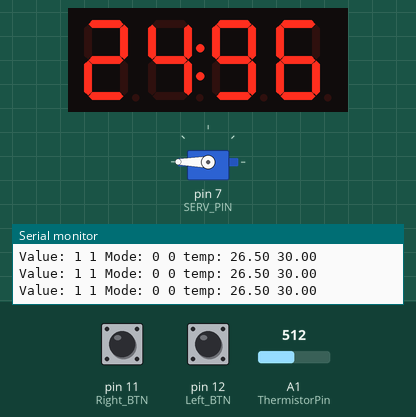
Recording of a sketch running on a simulated Arduino Uno, built with avr-gcc and run on an emulated ATmega328P. Parts: servo, 4-digit seven-segment display, the last lines printed to the serial monitor. The inputs (shaded band) are chosen by the test bench; at power-on: A1 (ThermistorPin) = 512, pin 11 (Right_BTN) HIGH, pin 12 (Left_BTN) HIGH.

Above: at 1.2 s.
1.3 s: A1 (ThermistorPin) set to 463
At 2.2 s:
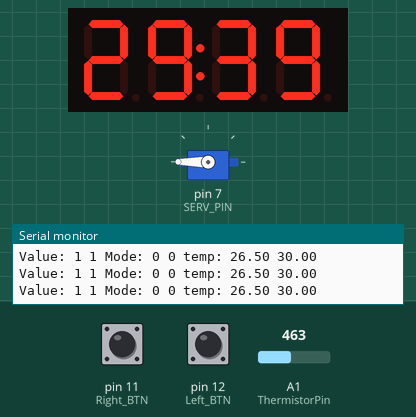
2.8 s: A1 (ThermistorPin) set to 444
At 3.3 s:
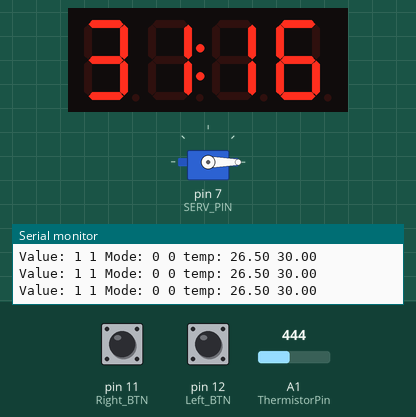
4.3 s: pin 11 (Right_BTN) pulled LOW for 0.15 s
At 4.6 s:
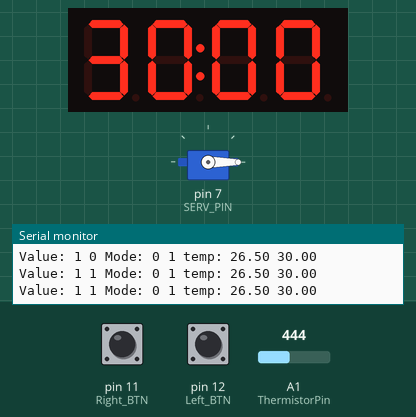
5.9 s: pin 12 (Left_BTN) pulled LOW for 0.15 s
At 6.7 s:
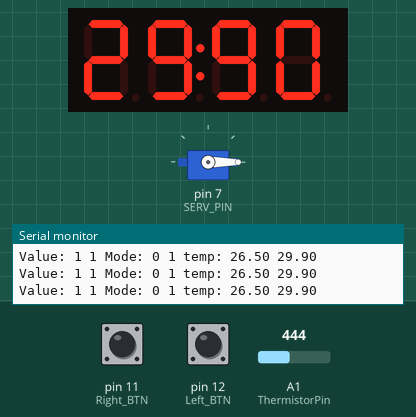
7.5 s: pin 12 (Left_BTN) pulled LOW for 1 s
Timing chart, 0 to 10.5 s (numbered marks = the images above; inputs shaded):
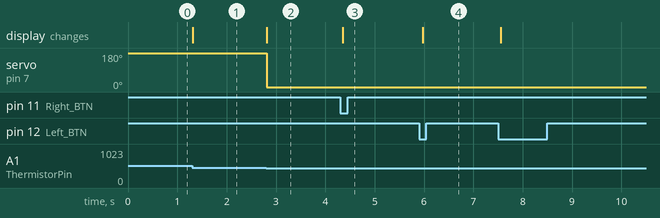

The sketch:

main.ino
```cpp
#include <GyverTM1637.h>
#include <Servo.h>

#define SERV_PIN 7
#define Left_BTN 12
#define Right_BTN 11

int ThermistorPin = A1;
float log_temp, temp;
float c1 = 0.001129148, c2 = 0.000234125, c3 = 0.0000000876741;  //коэффициенты Штейнхарта-Харта для термистора
float min_temp = 26.50;
float max_temp = 30.00;

unsigned long left_btn_press = 0;
unsigned long right_btn_press = 0;
bool left_btn_edit = false;
bool right_btn_edit = false;
bool left_btn_val = false;
bool right_btn_val = false;
bool left_btn_was_pressed = false;
bool right_btn_was_pressed = false;

int press_duration = 2000;
float temp_step = 0.1;

GyverTM1637 disp(5, 6);
Servo servo;

void setup() {
  Serial.begin(9600);

  pinMode(Left_BTN, INPUT_PULLUP);
  pinMode(Right_BTN, INPUT_PULLUP);

  servo.attach(SERV_PIN);

  disp.brightness(7);  // яркость, 0 - 7 (минимум - максимум)
  disp.point(true);
  disp.clear();
}

void display_float(float number) {
  String str_number = String(number);
  String fraction = str_number.substring(str_number.indexOf(".") + 1, str_number.length());
  String new_n = str_number.substring(0, str_number.indexOf(".")) + fraction;
  if (fraction.length() == 1) {
    new_n += "0";
  }
  disp.displayInt(new_n.toInt());
}

void check_temp() {
  log_temp = log(10000 * (1023.0 / (float)(1023 - analogRead(ThermistorPin)) - 1.0));
  temp = (1.0 / (c1 + c2 * log_temp + c3 * log_temp * log_temp * log_temp)) - 273.15;

  if (temp > max_temp) {
    servo.write(0);
  } else if (temp < min_temp) {
    servo.write(180);
  }
}

void loop() {
  check_temp();

  left_btn_val = digitalRead(Left_BTN);
  right_btn_val = digitalRead(Right_BTN);
  if (!left_btn_edit && !right_btn_edit) {
    display_float(temp);

    if (left_btn_val && (left_btn_press == 0)) {
      left_btn_press = millis();
    }
    if (right_btn_val && (right_btn_press == 0)) { right_btn_press = millis(); }
    if ((!left_btn_val) && (left_btn_press != 0)) {
      if (millis() - left_btn_press >= press_duration) {

        left_btn_edit = true;
      }
      left_btn_press = 0;
    }
    if ((!right_btn_val) && (right_btn_press != 0)) {
      if (millis() - right_btn_press >= press_duration) {
        right_btn_edit = true;
      }
      right_btn_press = 0;
    }
  } else if (left_btn_edit) {
    display_float(min_temp);

    if (left_btn_val && !left_btn_was_pressed) {
      left_btn_was_pressed = true;
      left_btn_press = millis();
    }
    if (!left_btn_val && left_btn_was_pressed) {
      left_btn_was_pressed = false;
      if (millis() - left_btn_press >= press_duration) {
        left_btn_edit = false;
      } else {
        min_temp -= temp_step;
      }
      left_btn_press = 0;
    }
    if (right_btn_val) { right_btn_was_pressed = true; }
    if (!right_btn_val && right_btn_was_pressed) {
      right_btn_was_pressed = false;
      min_temp += temp_step;
    }

  } else if (right_btn_edit) {
    display_float(max_temp);

    if (left_btn_val) { left_btn_was_pressed = true; }
    if (!left_btn_val && left_btn_was_pressed) {
      left_btn_was_pressed = false;
      max_temp -= temp_step;
    }
    if (right_btn_val && !right_btn_was_pressed) {
      right_btn_was_pressed = true;
      right_btn_press = millis();
    }
    if (!right_btn_val && right_btn_was_pressed) {
      right_btn_was_pressed = false;
      if (millis() - right_btn_press >= press_duration) {
        right_btn_edit = false;
      } else {
        max_temp += temp_step;
      }
      right_btn_press = 0;
    }
  }
  Serial.print("Value: " + String(left_btn_val) + " " + String(right_btn_val) + " Mode: " + String(left_btn_edit) + " " + String(right_btn_edit));
  Serial.println(" temp: " + String(min_temp) + " " + String(max_temp));
}
```

Measured:
- the behaviour switches between 457 and 456 on A1 (ThermistorPin) (found by bisection; images 1 and 2)
- after the input at 1.3 s, the display: changes at once (image 1)
- after the input at 2.8 s, servo on pin 7 (SERV_PIN): 180° → 0° at once; the display: changes at once (image 2)
- after the input at 4.3 s, the display: changes after 0.05 s (image 3)
- after the input at 5.9 s, the display: changes after 0.07 s (image 4)
